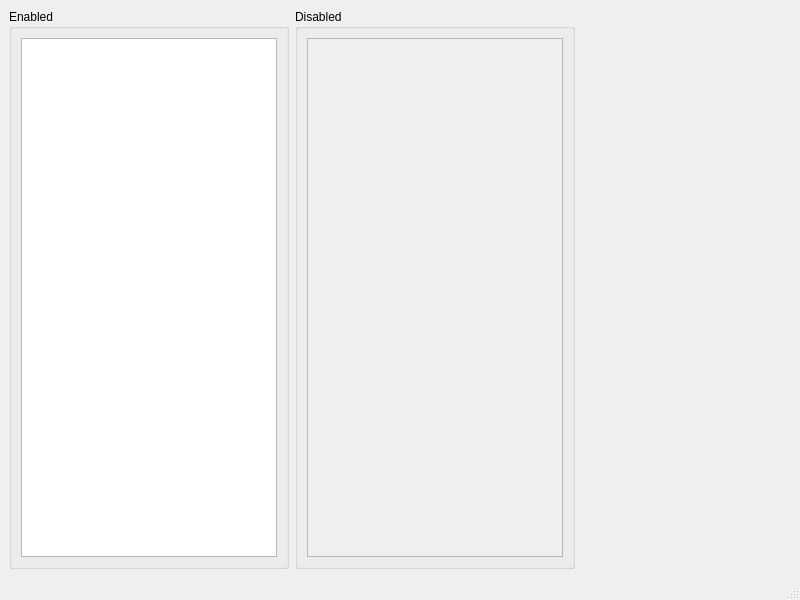
<?xml version="1.0" encoding="UTF-8"?>
<ui version="4.0">
 <class>MainWindow</class>
 <widget class="QMainWindow" name="MainWindow">
  <property name="geometry">
   <rect>
    <x>0</x>
    <y>0</y>
    <width>800</width>
    <height>600</height>
   </rect>
  </property>
  <property name="windowTitle">
   <string>MainWindow</string>
  </property>
  <widget class="QWidget" name="centralwidget">
   <layout class="QGridLayout" name="gridLayout">
    <item row="0" column="0">
     <widget class="QGroupBox" name="groupBox">
      <property name="title">
       <string>Enabled</string>
      </property>
      <layout class="QGridLayout" name="gridLayout_2">
       <item row="0" column="0">
        <widget class="QListWidget" name="listWidget_1"/>
       </item>
      </layout>
     </widget>
    </item>
    <item row="0" column="3">
     <spacer name="horizontalSpacer">
      <property name="orientation">
       <enum>Qt::Horizontal</enum>
      </property>
      <property name="sizeHint" stdset="0">
       <size>
        <width>40</width>
        <height>20</height>
       </size>
      </property>
     </spacer>
    </item>
    <item row="0" column="2">
     <widget class="QGroupBox" name="groupBox_2">
      <property name="title">
       <string>Disabled</string>
      </property>
      <layout class="QGridLayout" name="gridLayout_3">
       <item row="0" column="0">
        <widget class="QListWidget" name="listWidget_2">
         <property name="enabled">
          <bool>false</bool>
         </property>
        </widget>
       </item>
      </layout>
     </widget>
    </item>
   </layout>
  </widget>
  <widget class="QMenuBar" name="menubar">
   <property name="geometry">
    <rect>
     <x>0</x>
     <y>0</y>
     <width>800</width>
     <height>24</height>
    </rect>
   </property>
  </widget>
  <widget class="QStatusBar" name="statusbar"/>
 </widget>
 <resources/>
 <connections/>
</ui>
